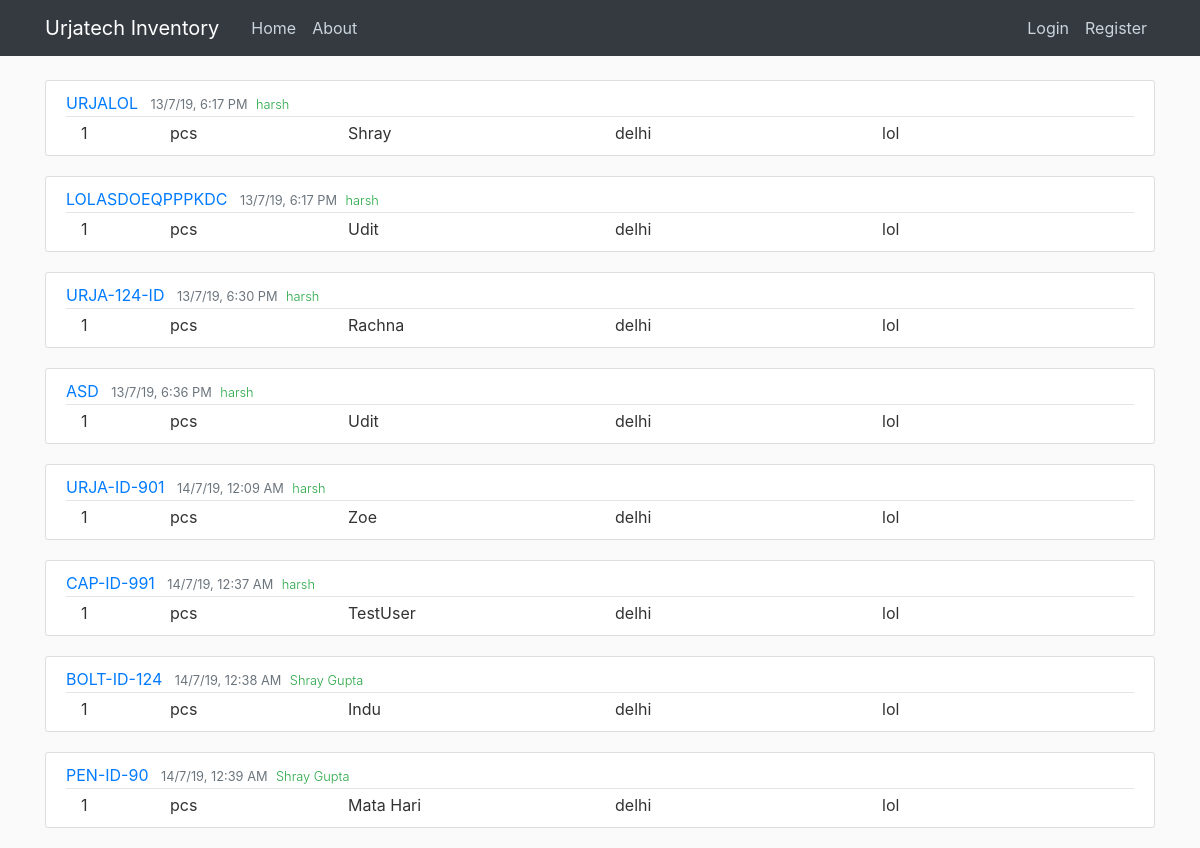
Page /home on the earlier database version.
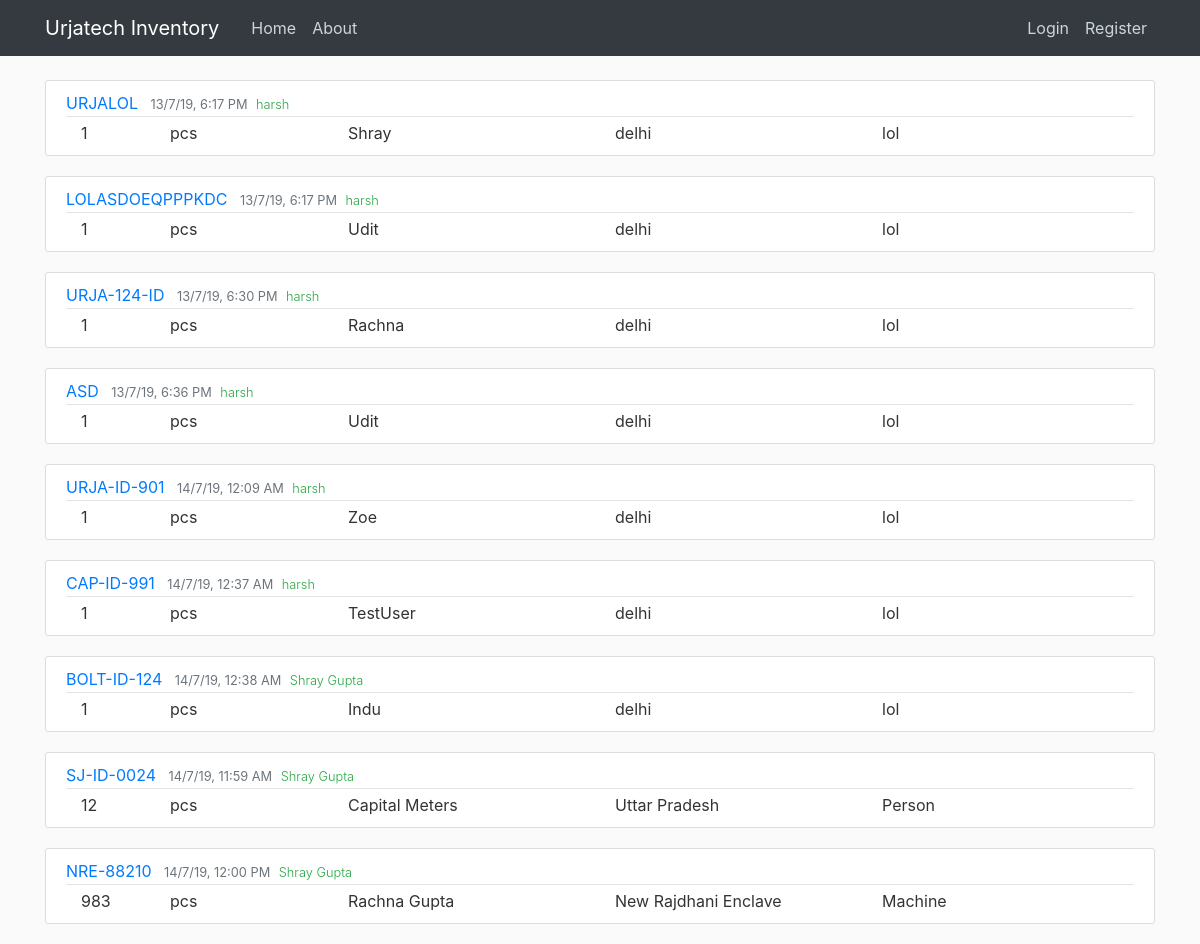
Same page on the later database version.
### flaskblog/models.py (models this page shows, shortened)
class Post(db.Model):
    id = db.Column(db.Integer, primary_key=True)
    material_id = db.Column(db.String(50), nullable=False)
    numbers_issued = db.Column(db.Integer)
    unit = db.Column(db.String(10))
    person = db.Column(db.String(20))
    location = db.Column(db.String(50))
    type_issued = db.Column(db.String(20))
    date_posted = db.Column(db.DateTime, nullable=False, default=datetime.now)
    user_id = db.Column(db.Integer, db.ForeignKey('user.id'))

class User(db.Model, UserMixin):
    id = db.Column(db.Integer, primary_key=True)
    name = db.Column(db.String(30), nullable=False)
    username = db.Column(db.String(20), unique=True, nullable=False)
    email = db.Column(db.String(100), unique=True, nullable=False)
    image_file = db.Column(db.String(20), nullable=False, default='56c6632a3ab0abec.jpg')
    password = db.Column(db.String(60), nullable=False)
    posts = db.relationship('Post', backref='author', lazy=True)

### flaskblog/routes.py (the view)
@app.route("/")
@app.route("/home")
def home():
    posts = Post.query.all()
    return render_template('home.html', posts=posts)

### flaskblog/templates/home.html
{% extends "layout.html" %}
{% block content %}
{% for post in posts %}
<article class="media content-section">
  <div class="media-body">
    <div class="article-metadata">
        <a class="mr-2 text-uppercase" href="{{ url_for('post', post_id=post.id) }}"> {{ post.material_id }}</a>
        <small class="text-muted">{{ post.date_posted.strftime("%d/%-m/%-y, %-I:%M %p")}}</small>
        <small class="font-weight-light text-success ml-1">{{ post.author.name }}</small>
      </div>
      <div class="container mr-1">
        <div class="row">
          <div class="col-1">
            {{ post.numbers_issued }}
          </div>
          <div class="col-2">
            {{ post.unit }}
          </div>
          <div class="col-3">
            {{ post.person }}
          </div>
          <div class="col-3">
            {{ post.location }}
          </div>
          <div class="col-1">
            {{ post.type_issued }}
          </div>
        </div>
      </div>
    </div>
  </article>
  {% endfor %}
  {% endblock content %}

### flaskblog/templates/layout.html (shortened to what this page needs)
<!DOCTYPE html>
<html lang="en">
<head>
    <link rel="stylesheet" href="https://stackpath.bootstrapcdn.com/bootstrap/4.3.1/css/bootstrap.min.css">
    <link rel="stylesheet" type="text/css" href="{{ url_for('static', filename='main.css')}}">
</head>
<body>
<header class="site-header">
    <nav class="navbar navbar-expand-md navbar-dark bg-dark fixed-top">
        <div class="container">
            <a class="navbar-brand mr-4" href="/">Urjatech Inventory</a>
            <div class="collapse navbar-collapse" id="navbarToggle">
                <div class="navbar-nav mr-auto">
                    <a class="nav-item nav-link" href="{{ url_for('home')}}">Home</a>
                    <a class="nav-item nav-link" href="{{ url_for('about')}}">About</a>
                </div>
                <div class="navbar-nav">
                    {% if current_user.is_authenticated %}
                        <a class="nav-item nav-link" href="{{ url_for('new_post')}}">New Post</a>
                        <a class="nav-item nav-link" href="{{ url_for('account')}}">Account</a>
                        <a class="nav-item nav-link" href="{{ url_for('logout')}}">Logout</a>
                    {% else %}
                        <a class="nav-item nav-link" href="{{ url_for('login')}}">Login</a>
                        <a class="nav-item nav-link" href="{{ url_for('register')}}">Register</a>
                    {% endif %}
                </div>
            </div>
        </div>
    </nav>
</header>
<main role="main" class="container">
    <div class="row">
        <div class="col-md-12">
            {% block content %}{% endblock %}
        </div>
    </div>
</main>
</body>
</html>

### flaskblog/static/main.css (style rules this page uses)
body { background: #fafafa; color: #333333; margin-top: 5rem; }
.site-header .navbar-nav .nav-link { color: #cbd5db; }
.content-section { background: #ffffff; padding: 10px 20px; border: 1px solid #dddddd; border-radius: 3px; margin-bottom: 20px; }
.article-metadata { padding-bottom: 1px; margin-bottom: 4px; border-bottom: 1px solid #e3e3e3 }

Differences in the rows shown:
removed Post: material_id "PEN-ID-90", date_posted "14/7/19, 12:39 AM", author.name "Shray Gupta", numbers_issued "1", unit "pcs", person "Mata Hari", location "delhi", type_issued "lol"
added Post: material_id "SJ-ID-0024", date_posted "14/7/19, 11:59 AM", author.name "Shray Gupta", numbers_issued "12", unit "pcs", person "Capital Meters", location "Uttar Pradesh", type_issued "Person"
added Post: material_id "NRE-88210", date_posted "14/7/19, 12:00 PM", author.name "Shray Gupta", numbers_issued "983", unit "pcs", person "Rachna Gupta", location "New Rajdhani Enclave", type_issued "Machine"
